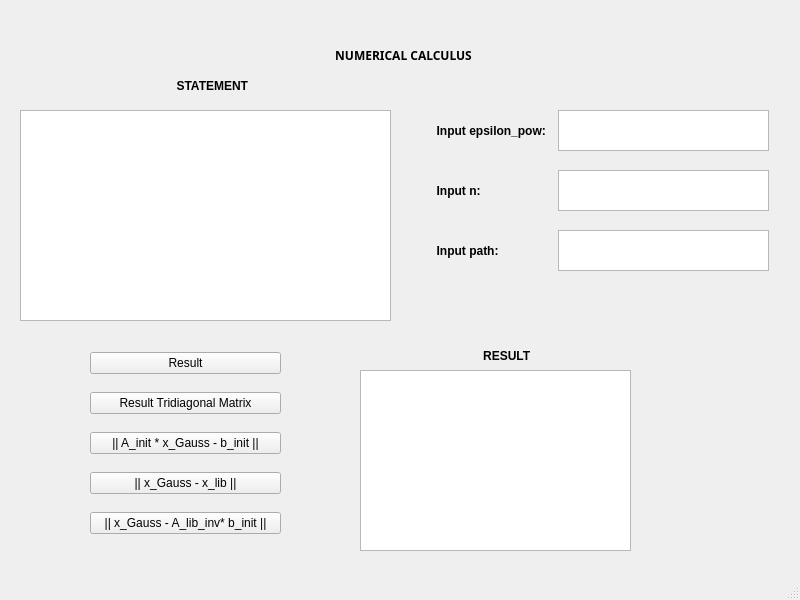
<?xml version="1.0" encoding="UTF-8"?>
<ui version="4.0">
 <class>MainWindow</class>
 <widget class="QMainWindow" name="MainWindow">
  <property name="geometry">
   <rect>
    <x>0</x>
    <y>0</y>
    <width>800</width>
    <height>600</height>
   </rect>
  </property>
  <property name="windowTitle">
   <string>MainWindow</string>
  </property>
  <widget class="QWidget" name="centralwidget">
   <widget class="QWidget" name="verticalLayoutWidget">
    <property name="geometry">
     <rect>
      <x>90</x>
      <y>340</y>
      <width>191</width>
      <height>211</height>
     </rect>
    </property>
    <layout class="QVBoxLayout" name="verticalLayout">
     <item>
      <widget class="QPushButton" name="Result_2">
       <property name="text">
        <string>Result</string>
       </property>
      </widget>
     </item>
     <item>
      <widget class="QPushButton" name="Result_tri">
       <property name="text">
        <string>Result Tridiagonal Matrix</string>
       </property>
      </widget>
     </item>
     <item>
      <widget class="QPushButton" name="V1">
       <property name="text">
        <string>|| A_init * x_Gauss - b_init ||</string>
       </property>
      </widget>
     </item>
     <item>
      <widget class="QPushButton" name="V2">
       <property name="text">
        <string>|| x_Gauss - x_lib ||</string>
       </property>
      </widget>
     </item>
     <item>
      <widget class="QPushButton" name="V3">
       <property name="text">
        <string>|| x_Gauss - A_lib_inv* b_init ||</string>
       </property>
      </widget>
     </item>
    </layout>
   </widget>
   <widget class="QLabel" name="label">
    <property name="geometry">
     <rect>
      <x>270</x>
      <y>40</y>
      <width>231</width>
      <height>31</height>
     </rect>
    </property>
    <property name="font">
     <font>
      <family>Rockwell Extra Bold</family>
      <weight>75</weight>
      <bold>true</bold>
     </font>
    </property>
    <property name="text">
     <string>                    NUMERICAL CALCULUS</string>
    </property>
    <property name="textFormat">
     <enum>Qt::PlainText</enum>
    </property>
    <property name="indent">
     <number>3</number>
    </property>
   </widget>
   <widget class="QTextEdit" name="Result">
    <property name="geometry">
     <rect>
      <x>360</x>
      <y>370</y>
      <width>271</width>
      <height>181</height>
     </rect>
    </property>
   </widget>
   <widget class="QLabel" name="label_2">
    <property name="geometry">
     <rect>
      <x>360</x>
      <y>340</y>
      <width>271</width>
      <height>31</height>
     </rect>
    </property>
    <property name="font">
     <font>
      <weight>75</weight>
      <bold>true</bold>
     </font>
    </property>
    <property name="text">
     <string>                                     RESULT</string>
    </property>
   </widget>
   <widget class="QWidget" name="verticalLayoutWidget_2">
    <property name="geometry">
     <rect>
      <x>410</x>
      <y>110</y>
      <width>145</width>
      <height>41</height>
     </rect>
    </property>
    <layout class="QVBoxLayout" name="verticalLayout_2">
     <item>
      <widget class="QLabel" name="n_val_3">
       <property name="font">
        <font>
         <weight>75</weight>
         <bold>true</bold>
        </font>
       </property>
       <property name="text">
        <string>        Input epsilon_pow:</string>
       </property>
      </widget>
     </item>
    </layout>
   </widget>
   <widget class="QWidget" name="verticalLayoutWidget_3">
    <property name="geometry">
     <rect>
      <x>410</x>
      <y>230</y>
      <width>121</width>
      <height>41</height>
     </rect>
    </property>
    <layout class="QVBoxLayout" name="verticalLayout_3">
     <item>
      <widget class="QLabel" name="n_val_6">
       <property name="font">
        <font>
         <weight>75</weight>
         <bold>true</bold>
        </font>
       </property>
       <property name="text">
        <string>        Input path:</string>
       </property>
      </widget>
     </item>
    </layout>
   </widget>
   <widget class="QWidget" name="verticalLayoutWidget_4">
    <property name="geometry">
     <rect>
      <x>20</x>
      <y>110</y>
      <width>371</width>
      <height>211</height>
     </rect>
    </property>
    <layout class="QVBoxLayout" name="verticalLayout_6">
     <item>
      <widget class="QTextEdit" name="statement"/>
     </item>
    </layout>
   </widget>
   <widget class="QLabel" name="label_5">
    <property name="geometry">
     <rect>
      <x>100</x>
      <y>70</y>
      <width>251</width>
      <height>31</height>
     </rect>
    </property>
    <property name="font">
     <font>
      <weight>75</weight>
      <bold>true</bold>
     </font>
    </property>
    <property name="text">
     <string>                       STATEMENT</string>
    </property>
   </widget>
   <widget class="QPlainTextEdit" name="epsilon">
    <property name="geometry">
     <rect>
      <x>558</x>
      <y>110</y>
      <width>211</width>
      <height>41</height>
     </rect>
    </property>
   </widget>
   <widget class="QPlainTextEdit" name="n_val">
    <property name="geometry">
     <rect>
      <x>558</x>
      <y>170</y>
      <width>211</width>
      <height>41</height>
     </rect>
    </property>
   </widget>
   <widget class="QWidget" name="verticalLayoutWidget_5">
    <property name="geometry">
     <rect>
      <x>410</x>
      <y>170</y>
      <width>121</width>
      <height>41</height>
     </rect>
    </property>
    <layout class="QVBoxLayout" name="verticalLayout_4">
     <item>
      <widget class="QLabel" name="n_val_5">
       <property name="font">
        <font>
         <weight>75</weight>
         <bold>true</bold>
        </font>
       </property>
       <property name="text">
        <string>        Input n:</string>
       </property>
      </widget>
     </item>
    </layout>
   </widget>
   <widget class="QPlainTextEdit" name="path">
    <property name="geometry">
     <rect>
      <x>558</x>
      <y>230</y>
      <width>211</width>
      <height>41</height>
     </rect>
    </property>
   </widget>
  </widget>
  <widget class="QMenuBar" name="menubar">
   <property name="geometry">
    <rect>
     <x>0</x>
     <y>0</y>
     <width>800</width>
     <height>21</height>
    </rect>
   </property>
  </widget>
  <widget class="QStatusBar" name="statusbar"/>
 </widget>
 <resources/>
 <connections/>
</ui>
